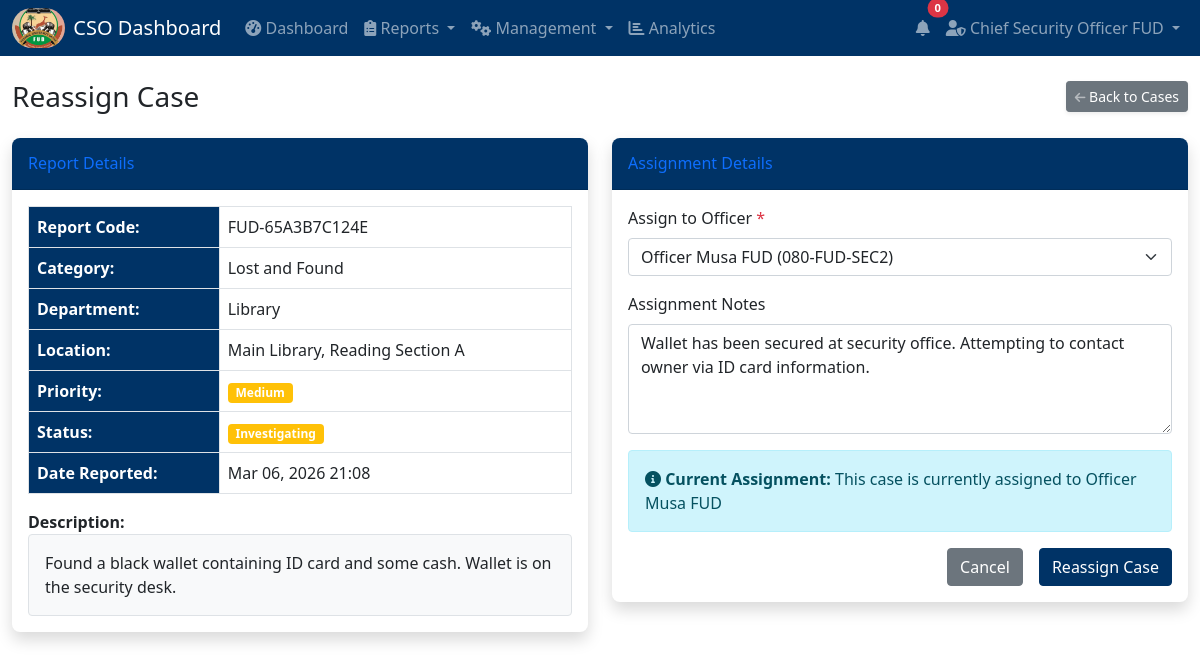
The app's page /cso/assign_case.php?case_id=1 (signed in) with its own data.
### tables this page shows
CREATE TABLE `cases` (
  `id` int(11) NOT NULL AUTO_INCREMENT,
  `report_id` int(11) NOT NULL,
  `officer_id` int(11) NOT NULL,
  `notes` text DEFAULT NULL,
  `evidence` text DEFAULT NULL,
  `status` enum('pending','investigating','resolved') DEFAULT 'pending',
  `assigned_at` timestamp NOT NULL DEFAULT current_timestamp(),
  `updated_at` timestamp NOT NULL DEFAULT current_timestamp() ON UPDATE current_timestamp(),
  PRIMARY KEY (`id`),
  KEY `report_id` (`report_id`),
  KEY `officer_id` (`officer_id`),
  KEY `status` (`status`),
  CONSTRAINT `cases_ibfk_1` FOREIGN KEY (`report_id`) REFERENCES `reports` (`id`) ON DELETE CASCADE,
  CONSTRAINT `cases_ibfk_2` FOREIGN KEY (`officer_id`) REFERENCES `users` (`id`)
);

CREATE TABLE `reports` (
  `id` int(11) NOT NULL AUTO_INCREMENT,
  `report_code` varchar(20) NOT NULL,
  `reporter_name` varchar(100) DEFAULT NULL,
  `contact` varchar(20) DEFAULT NULL,
  `department` varchar(100) NOT NULL,
  `location` varchar(255) NOT NULL,
  `category_id` int(11) DEFAULT NULL,
  `description` text NOT NULL,
  `status` enum('pending','investigating','resolved') DEFAULT 'pending',
  `priority` enum('low','medium','high') DEFAULT 'medium',
  `created_at` timestamp NOT NULL DEFAULT current_timestamp(),
  PRIMARY KEY (`id`),
  UNIQUE KEY `report_code` (`report_code`),
  KEY `category_id` (`category_id`),
  KEY `status` (`status`),
  KEY `created_at` (`created_at`),
  CONSTRAINT `reports_ibfk_1` FOREIGN KEY (`category_id`) REFERENCES `categories` (`id`)
);

CREATE TABLE `categories` (
  `id` int(11) NOT NULL AUTO_INCREMENT,
  `name` varchar(100) NOT NULL,
  `description` text DEFAULT NULL,
  `status` enum('active','inactive') DEFAULT 'active',
  `created_at` timestamp NOT NULL DEFAULT current_timestamp(),
  PRIMARY KEY (`id`)
);

CREATE TABLE `users` (
  `id` int(11) NOT NULL AUTO_INCREMENT,
  `name` varchar(100) NOT NULL,
  `username` varchar(50) NOT NULL,
  `password` varchar(255) NOT NULL,
  `role` enum('CSO','Officer') NOT NULL,
  `contact` varchar(20) DEFAULT NULL,
  `status` enum('active','inactive') DEFAULT 'active',
  `created_at` timestamp NOT NULL DEFAULT current_timestamp(),
  PRIMARY KEY (`id`),
  UNIQUE KEY `username` (`username`)
);

### cso/assign_case.php (the view, shortened to what this page needs)
<?php
require_once '../config/functions.php';
$database = new Database();
$db = $database->getConnection();
$case_id = isset($_GET['case_id']) ? intval($_GET['case_id']) : 0;
$report = null;
$case = null;
if ($case_id > 0) {
    $query = "SELECT c.*, r.*, cat.name as category_name, u.name as officer_name
              FROM cases c
              JOIN reports r ON c.report_id = r.id
              JOIN categories cat ON r.category_id = cat.id
              LEFT JOIN users u ON c.officer_id = u.id
              WHERE c.id = :id";
    $stmt = $db->prepare($query);
    $stmt->bindParam(":id", $case_id);
    $stmt->execute();
    $case = $stmt->fetch(PDO::FETCH_ASSOC);
    $report = $case;
}
$officers_query = "SELECT * FROM users WHERE role = 'Officer' AND status = 'active' ORDER BY name";
$officers_stmt = $db->prepare($officers_query);
$officers_stmt->execute();
$officers = $officers_stmt->fetchAll(PDO::FETCH_ASSOC);
?>
<?php include '../includes/header.php'; ?>
<?php include 'includes/cso_navbar.php'; ?>
<div class="container-fluid mt-4">
    <div class="d-sm-flex align-items-center justify-content-between mb-4">
        <h1 class="h3 mb-0 text-gray-800"><?= $case_id > 0 ? 'Reassign Case' : 'Assign Case' ?></h1>
        <a href="cases.php" class="d-none d-sm-inline-block btn btn-sm btn-secondary shadow-sm">
            <i class="fas fa-arrow-left fa-sm text-white-50"></i> Back to Cases
        </a>
    </div>
    <div class="row">
        <div class="col-lg-6">
            <div class="card shadow mb-4">
                <div class="card-header py-3">
                    <h6 class="m-0 font-weight-bold text-primary">Report Details</h6>
                </div>
                <div class="card-body">
                    <table class="table table-bordered">
                        <tr>
                            <th>Report Code:</th>
                            <td><?= htmlspecialchars($report['report_code']) ?></td>
                        </tr>
                        <tr>
                            <th>Category:</th>
                            <td><?= htmlspecialchars($report['category_name']) ?></td>
                        </tr>
                        <tr>
                            <th>Department:</th>
                            <td><?= htmlspecialchars($report['department']) ?></td>
                        </tr>
                        <tr>
                            <th>Location:</th>
                            <td><?= htmlspecialchars($report['location']) ?></td>
                        </tr>
                        <tr>
                            <th>Priority:</th>
                            <td><?= getPriorityBadge($report['priority']) ?></td>
                        </tr>
                        <tr>
                            <th>Status:</th>
                            <td><?= getStatusBadge($report['status']) ?></td>
                        </tr>
                        <tr>
                            <th>Date Reported:</th>
                            <td><?= formatDate($report['created_at']) ?></td>
                        </tr>
                    </table>
                    <div class="mt-3">
                        <strong>Description:</strong>
                        <div class="border rounded p-3 bg-light">
                            <?= nl2br(htmlspecialchars($report['description'])) ?>
                        </div>
                    </div>
                </div>
            </div>
        </div>
        <div class="col-lg-6">
            <div class="card shadow mb-4">
                <div class="card-header py-3">
                    <h6 class="m-0 font-weight-bold text-primary">Assignment Details</h6>
                </div>
                <div class="card-body">
                    <form method="POST" class="needs-validation" novalidate>
                        <div class="mb-3">
                            <label for="officer_id" class="form-label">Assign to Officer <span class="text-danger">*</span></label>
                            <select class="form-select" id="officer_id" name="officer_id" required>
                                <?php foreach ($officers as $officer): ?>
                                    <option value="<?= $officer['id'] ?>"
                                        <?= ($case && $case['officer_id'] == $officer['id']) ? 'selected' : '' ?>>
                                        <?= htmlspecialchars($officer['name']) ?>
                                        (<?= htmlspecialchars($officer['contact'] ?? 'No contact') ?>)
                                    </option>
                                <?php endforeach; ?>
                            </select>
                        </div>
                        <div class="mb-3">
                            <label for="notes" class="form-label">Assignment Notes</label>
                            <textarea class="form-control" id="notes" name="notes" rows="4"
                                      placeholder="Any specific instructions or notes for the officer..."><?= htmlspecialchars($case['notes'] ?? '') ?></textarea>
                        </div>
                        <?php if ($case): ?>
                        <div class="alert alert-info">
                            <i class="fas fa-info-circle"></i>
                            <strong>Current Assignment:</strong>
                            <?php if ($case['officer_name']): ?>
                                This case is currently assigned to <?= htmlspecialchars($case['officer_name']) ?>
                            <?php else: ?>
                                This case is not currently assigned to any officer.
                            <?php endif; ?>
                        </div>
                        <?php endif; ?>
                        <div class="d-grid gap-2 d-md-flex justify-content-md-end">
                            <a href="cases.php" class="btn btn-secondary me-md-2">Cancel</a>
                            <button type="submit" class="btn btn-primary">
                                <?= $case_id > 0 ? 'Reassign Case' : 'Assign Case' ?>
                            </button>
                        </div>
                    </form>
                </div>
            </div>
        </div>
    </div>
</div>
<?php include '../includes/footer.php'; ?>

### config/functions.php (shortened to what this page needs)
<?php
function formatDate($date) {
    return date('M d, Y H:i', strtotime($date));
}
function getStatusBadge($status) {
    $badges = [
        'pending' => 'secondary',
        'investigating' => 'warning',
        'resolved' => 'success'
    ];
    return '<span class="badge bg-' . ($badges[$status] ?? 'secondary') . '">' . ucfirst($status) . '</span>';
}
function getPriorityBadge($priority) {
    $badges = [
        'low' => 'success',
        'medium' => 'warning',
        'high' => 'danger'
    ];
    return '<span class="badge bg-' . ($badges[$priority] ?? 'secondary') . '">' . ucfirst($priority) . '</span>';
}
?>

### assets/css/custom.css (style rules this page uses)
:root { --fud-primary: #003366; --fud-secondary: #FF9900; --fud-accent: #6699CC; }
.btn-primary { background-color: var(--fud-primary); border-color: var(--fud-primary); }
.card { border: none; box-shadow: 0 0.15rem 1.75rem 0 rgba(58, 59, 69, 0.15); border-radius: 0.5rem; }
.card-header { background-color: var(--fud-primary); color: white; font-weight: 600; border-radius: 0.5rem 0.5rem 0 0 !important; }
.table th { background-color: var(--fud-primary); color: white; }

### records on screen
cases: report.report_code "FUD-65A3B7C124E", categories.name "Lost and Found", report.department "Library", report.location "Main Library, Reading Section A", report.priority "Medium", report.status "Investigating", report.created_at "Mar 06, 2026 21:08", report.description "Found a black wallet containing ID card and some cash. Wallet is on the security desk.", officer_id "Officer Musa FUD (080-FUD-SEC2)", notes "Wallet has been secured at security office. Attempting to contact owner via ID card information.", officer.name "Officer Musa FUD"

### other values on screen
$_SESSION['name'] "Chief Security Officer FUD"
